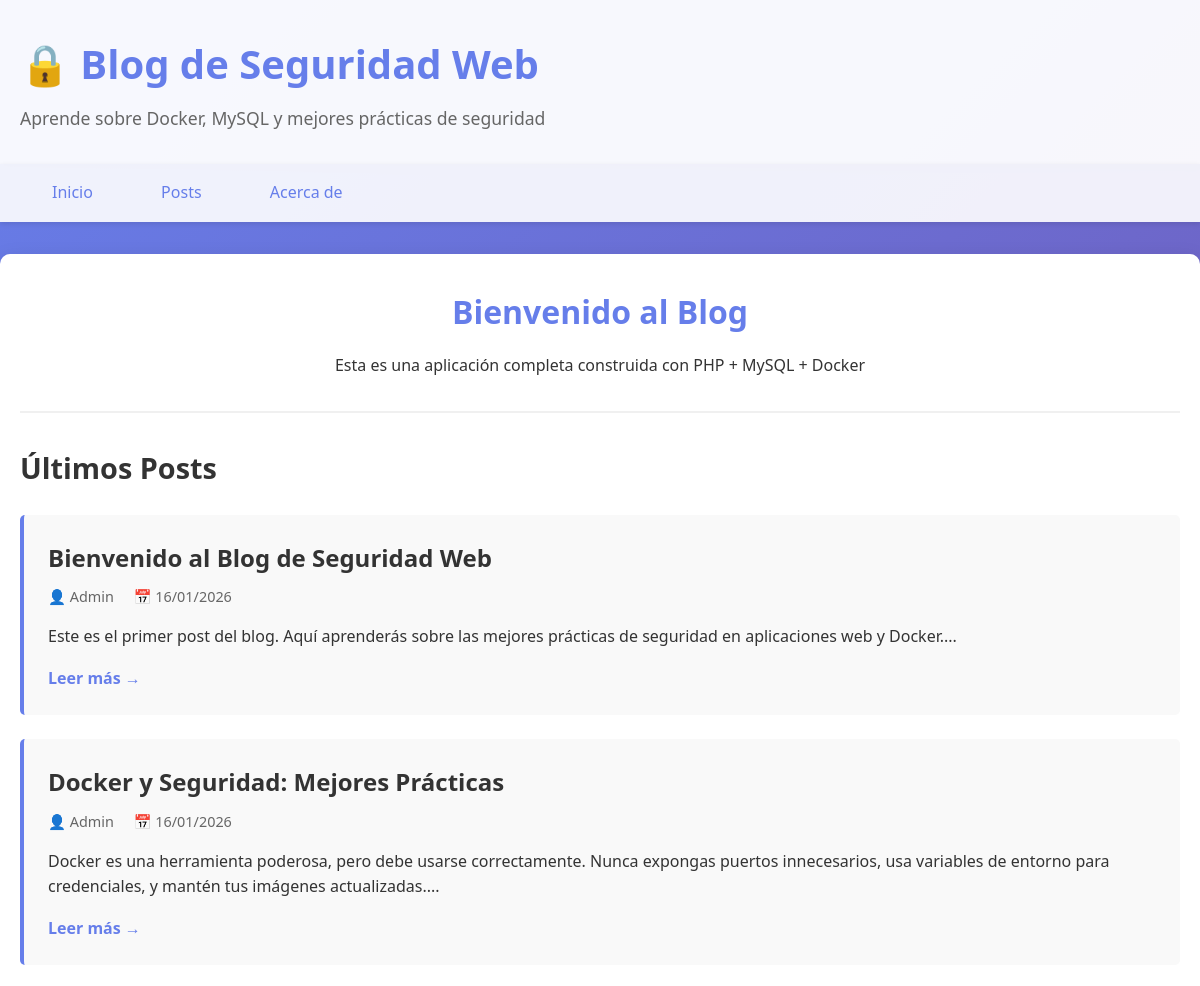
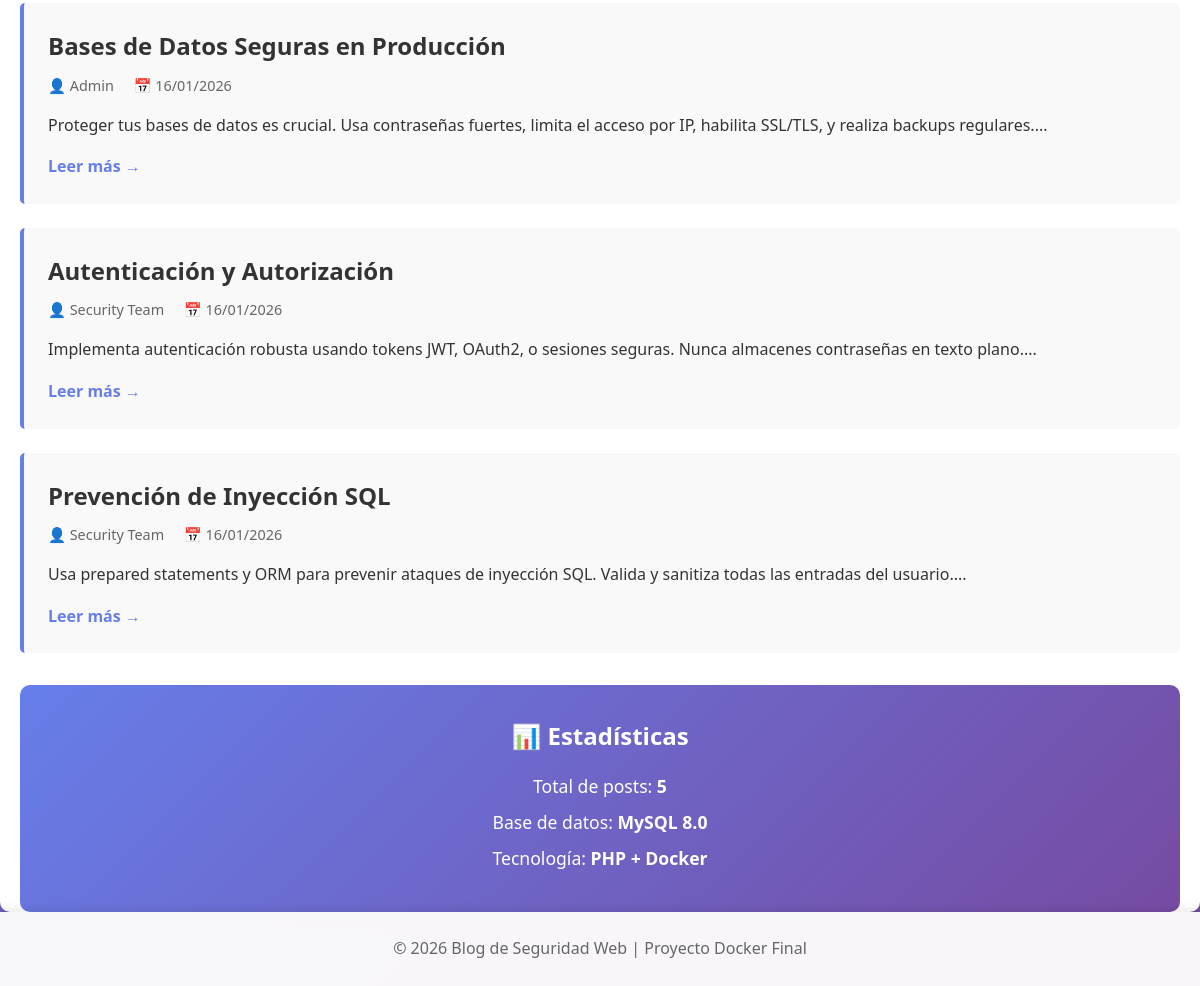
Page /app/index.php on the committed database (2 pictures, top to bottom).
### tables this page shows
CREATE TABLE IF NOT EXISTS posts (
    id INT AUTO_INCREMENT PRIMARY KEY,
    title VARCHAR(255) NOT NULL,
    content TEXT NOT NULL,
    author VARCHAR(100) NOT NULL,
    created_at TIMESTAMP DEFAULT CURRENT_TIMESTAMP,
    updated_at TIMESTAMP DEFAULT CURRENT_TIMESTAMP ON UPDATE CURRENT_TIMESTAMP,
    INDEX idx_created_at (created_at),
    INDEX idx_author (author)
);

### app/db.php (called while the page is built, shortened)
<?php
class Database {
    private $conn;
    public function __construct() {
        try {
            $dsn = "mysql:host=" . DB_HOST . ";dbname=" . DB_NAME . ";charset=" . DB_CHARSET;
            $options = [
                PDO::ATTR_ERRMODE => PDO::ERRMODE_EXCEPTION,
                PDO::ATTR_DEFAULT_FETCH_MODE => PDO::FETCH_ASSOC,
                PDO::ATTR_EMULATE_PREPARES => false,
            ];
            $this->conn = new PDO($dsn, DB_USER, DB_PASS, $options);
        } catch (PDOException $e) {
            die("Error de conexión: " . $e->getMessage());
        }
    }
    public function getAllPosts() {
        $stmt = $this->conn->query("SELECT * FROM posts ORDER BY created_at DESC");
        return $stmt->fetchAll();
    }
}

### app/index.php (the view, shortened to what this page needs)
<?php
require_once 'db.php';
$db = new Database();
$posts = $db->getAllPosts();
?>
<!DOCTYPE html>
<html lang="es">
<head>
    <link rel="stylesheet" href="css/style.css">
</head>
<body>
    <header>
        <div class="container">
            <h1>🔒 Blog de Seguridad Web</h1>
            <p>Aprende sobre Docker, MySQL y mejores prácticas de seguridad</p>
        </div>
    </header>
    <nav>
        <div class="container">
            <a href="index.php">Inicio</a>
            <a href="posts.php">Posts</a>
            <a href="about.php">Acerca de</a>
        </div>
    </nav>
    <main class="container">
        <section class="hero">
            <h2>Bienvenido al Blog</h2>
            <p>Esta es una aplicación completa construida con PHP + MySQL + Docker</p>
        </section>
        <section class="posts">
            <h2>Últimos Posts</h2>
            <?php if (empty($posts)): ?>
                <p class="no-posts">No hay posts disponibles.</p>
            <?php else: ?>
                <?php foreach ($posts as $post): ?>
                    <article class="post-card">
                        <h3><?php echo htmlspecialchars($post['title']); ?></h3>
                        <div class="post-meta">
                            <span class="author">👤 <?php echo htmlspecialchars($post['author']); ?></span>
                            <span class="date">📅 <?php echo date('d/m/Y', strtotime($post['created_at'])); ?></span>
                        </div>
                        <p><?php echo nl2br(htmlspecialchars(substr($post['content'], 0, 200))); ?>...</p>
                        <a href="post.php?id=<?php echo $post['id']; ?>" class="read-more">Leer más →</a>
                    </article>
                <?php endforeach; ?>
            <?php endif; ?>
        </section>
        <section class="stats">
            <div class="stat-card">
                <h3>📊 Estadísticas</h3>
                <p>Total de posts: <strong><?php echo count($posts); ?></strong></p>
                <p>Base de datos: <strong>MySQL 8.0</strong></p>
                <p>Tecnología: <strong>PHP + Docker</strong></p>
            </div>
        </section>
    </main>
    <footer>
        <div class="container">
            <p>&copy; 2026 Blog de Seguridad Web | Proyecto Docker Final</p>
        </div>
    </footer>
</body>
</html>

### app/css/style.css (style rules this page uses)
* { margin: 0; padding: 0; box-sizing: border-box; }
body { font-family: 'Segoe UI', Tahoma, Geneva, Verdana, sans-serif; line-height: 1.6; color: #333; background: linear-gradient(135deg, #667eea 0%, #764ba2 100%); min-height: 100vh; }
.container { max-width: 1200px; margin: 0 auto; padding: 0 20px; }
header { background: rgba(255, 255, 255, 0.95); padding: 2rem 0; box-shadow: 0 2px 10px rgba(0,0,0,0.1); }
header h1 { color: #667eea; font-size: 2.5rem; margin-bottom: 0.5rem; }
header p { color: #666; font-size: 1.1rem; }
nav { background: rgba(255, 255, 255, 0.9); padding: 1rem 0; margin-bottom: 2rem; box-shadow: 0 2px 5px rgba(0,0,0,0.1); }
nav a { color: #667eea; text-decoration: none; padding: 0.5rem 1.5rem; margin: 0 0.5rem; border-radius: 5px; transition: all 0.3s ease; font-weight: 500; }
main { background: white; border-radius: 10px; padding: 2rem; margin-bottom: 2rem; box-shadow: 0 5px 20px rgba(0,0,0,0.1); }
.hero { text-align: center; padding: 2rem 0; border-bottom: 2px solid #f0f0f0; margin-bottom: 2rem; }
.hero h2 { color: #667eea; font-size: 2rem; margin-bottom: 1rem; }
.posts { margin-bottom: 2rem; }
.posts h2 { color: #333; margin-bottom: 1.5rem; font-size: 1.8rem; }
.post-card { background: #f9f9f9; border-left: 4px solid #667eea; padding: 1.5rem; margin-bottom: 1.5rem; border-radius: 5px; transition: transform 0.3s ease, box-shadow 0.3s ease; }
.post-card h3 { color: #333; margin-bottom: 0.5rem; font-size: 1.5rem; }
.post-meta { color: #666; font-size: 0.9rem; margin-bottom: 1rem; }
.post-meta span { margin-right: 1rem; }
.read-more { display: inline-block; color: #667eea; text-decoration: none; font-weight: 600; margin-top: 1rem; transition: color 0.3s ease; }
.stats { margin-top: 2rem; }
.stat-card { background: linear-gradient(135deg, #667eea 0%, #764ba2 100%); color: white; padding: 2rem; border-radius: 10px; text-align: center; }
.stat-card h3 { margin-bottom: 1rem; font-size: 1.5rem; }
.stat-card p { margin-bottom: 0.5rem; font-size: 1.1rem; }
footer { background: rgba(255, 255, 255, 0.95); padding: 1.5rem 0; text-align: center; color: #666; box-shadow: 0 -2px 10px rgba(0,0,0,0.1); }

### rows in the picture
posts: title "Bienvenido al Blog de Seguridad Web", author "Admin", created_at "16/01/2026", content "Este es el primer post del blog. Aquí aprenderás sobre las mejores prácticas de seguridad en aplicaciones web y Docker."
posts: title "Docker y Seguridad: Mejores Prácticas", author "Admin", created_at "16/01/2026", content "Docker es una herramienta poderosa, pero debe usarse correctamente. Nunca expongas puertos innecesarios, usa variables de entorno para credenciales, y mantén tus imágenes actualizadas."
posts: title "Bases de Datos Seguras en Producción", author "Admin", created_at "16/01/2026", content "Proteger tus bases de datos es crucial. Usa contraseñas fuertes, limita el acceso por IP, habilita SSL/TLS, y realiza backups regulares."
posts: title "Autenticación y Autorización", author "Security Team", created_at "16/01/2026", content "Implementa autenticación robusta usando tokens JWT, OAuth2, o sesiones seguras. Nunca almacenes contraseñas en texto plano."
posts: title "Prevención de Inyección SQL", author "Security Team", created_at "16/01/2026", content "Usa prepared statements y ORM para prevenir ataques de inyección SQL. Valida y sanitiza todas las entradas del usuario."

### other values in the picture
count($posts) "5"
